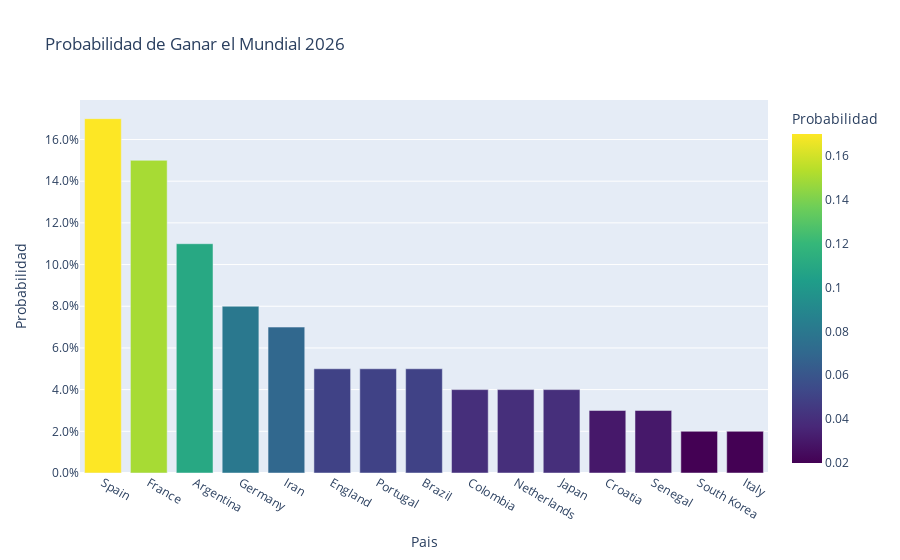
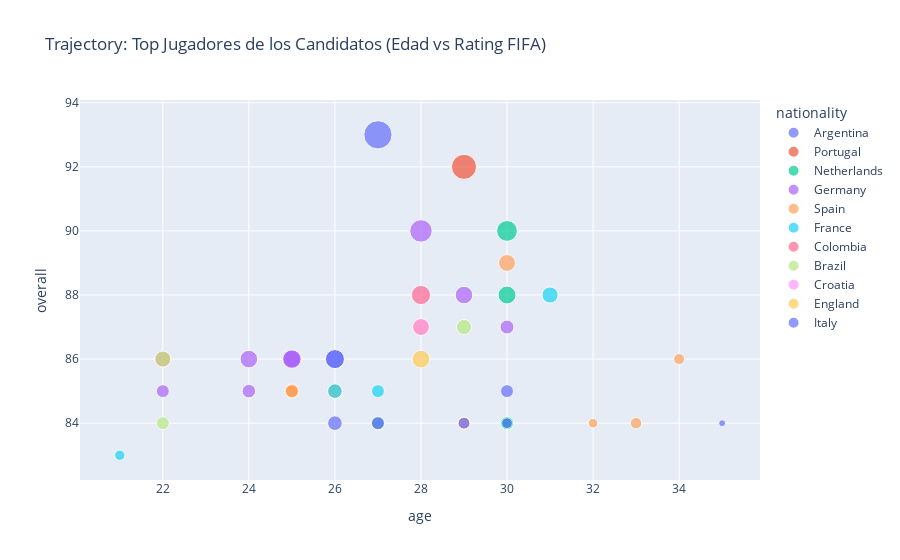

The code cell stored with these charts, in order, in its notebook:
### Markdown cell above
## 8. Visualizacion y Reporte (Plotly)

### Code cell
# Grafico de Barras: Probabilidad de Campeon
top_15 = df_probs.head(15)
fig = px.bar(
    top_15,
    x='Team',
    y='Champion',
    title='Probabilidad de Ganar el Mundial 2026',
    labels={'Champion': 'Probabilidad', 'Team': 'Pais'},
    color='Champion',
    color_continuous_scale='Viridis'
)
fig.update_layout(yaxis_tickformat='.1%')                                 # Formatea eje Y como porcentaje
fig.show()

# Grafico de Trayectoria: Mejores Jugadores (Historico vs Goles)
# Usando datos de FIFA dataset para visualizar 'Potencial' vs 'Valor' de jugadores top de los equipos candidatos
top_countries = top_15['Team'].unique()

# Filtrar dataset FIFA
df_fifa_top = df_fifa[df_fifa['nationality'].isin(top_countries)].sort_values('overall', ascending=False).head(50)

fig_scat = px.scatter(
    df_fifa_top,
    x='age',
    y='overall',
    size='value_eur',
    color='nationality',
    hover_name='short_name',
    title='Trajectory: Top Jugadores de los Candidatos (Edad vs Rating FIFA)'
)
fig_scat.show()

### Figure 1 — Plotly figure (JSON) as saved in the notebook; plotly's stock layout.template omitted (floating-point values rounded to 4 significant figures)
{"data": [{"hovertemplate": "Pais=%{x}<br>Probabilidad=%{marker.color}<extra></extra>", "legendgroup": "", "marker": {"color": [0.17, 0.15, 0.11, 0.08, 0.07, 0.05, 0.05, 0.05, 0.04, 0.04, 0.04, 0.03, 0.03, 0.02, 0.02], "coloraxis": "coloraxis", "pattern": {"shape": ""}}, "name": "", "orientation": "v", "showlegend": false, "textposition": "auto", "type": "bar", "x": ["Spain", "France", "Argentina", "Germany", "Iran", "England", "Portugal", "Brazil", "Colombia", "Netherlands", "Japan", "Croatia", "Senegal", "South Korea", "Italy"], "xaxis": "x", "y": [0.17, 0.15, 0.11, 0.08, 0.07, 0.05, 0.05, 0.05, 0.04, 0.04, 0.04, 0.03, 0.03, 0.02, 0.02], "yaxis": "y"}], "layout": {"barmode": "relative", "coloraxis": {"colorbar": {"title": {"text": "Probabilidad"}}, "colorscale": [[0, "#440154"], [0.1111, "#482878"], [0.2222, "#3e4989"], [0.3333, "#31688e"], [0.4444, "#26828e"], [0.5556, "#1f9e89"], [0.6667, "#35b779"], [0.7778, "#6ece58"], [0.8889, "#b5de2b"], [1, "#fde725"]]}, "legend": {"tracegroupgap": 0}, "title": {"text": "Probabilidad de Ganar el Mundial 2026"}, "xaxis": {"anchor": "y", "domain": [0, 1], "title": {"text": "Pais"}}, "yaxis": {"anchor": "x", "domain": [0, 1], "tickformat": ".1%", "title": {"text": "Probabilidad"}}}}

### Figure 2 — Plotly figure (JSON) as saved in the notebook; plotly's stock layout.template omitted (floating-point values rounded to 4 significant figures)
{"data": [{"hovertemplate": "<b>%{hovertext}</b><br><br>nationality=Argentina<br>age=%{x}<br>overall=%{y}<br>value_eur=%{marker.size}<extra></extra>", "hovertext": ["L. Messi", "A. Di María", "S. Agüero", "C. Tévez", "G. Higuaín"], "legendgroup": "Argentina", "marker": {"color": "#636efa", "size": [100500000, 45500000, 45500000, 21000000, 27000000], "sizemode": "area", "sizeref": 251250, "symbol": "circle"}, "mode": "markers", "name": "Argentina", "orientation": "v", "showlegend": true, "type": "scatter", "x": [27, 26, 26, 30, 26], "xaxis": "x", "y": [93, 86, 86, 85, 84], "yaxis": "y"}, {"hovertemplate": "<b>%{hovertext}</b><br><br>nationality=Portugal<br>age=%{x}<br>overall=%{y}<br>value_eur=%{marker.size}<extra></extra>", "hovertext": ["Cristiano Ronaldo"], "legendgroup": "Portugal", "marker": {"color": "#EF553B", "size": [79000000], "sizemode": "area", "sizeref": 251250, "symbol": "circle"}, "mode": "markers", "name": "Portugal", "orientation": "v", "showlegend": true, "type": "scatter", "x": [29], "xaxis": "x", "y": [92], "yaxis": "y"}, {"hovertemplate": "<b>%{hovertext}</b><br><br>nationality=Netherlands<br>age=%{x}<br>overall=%{y}<br>value_eur=%{marker.size}<extra></extra>", "hovertext": ["A. Robben", "R. van Persie", "W. Sneijder", "K. Huntelaar"], "legendgroup": "Netherlands", "marker": {"color": "#00cc96", "size": [54500000, 40500000, 21000000, 21000000], "sizemode": "area", "sizeref": 251250, "symbol": "circle"}, "mode": "markers", "name": "Netherlands", "orientation": "v", "showlegend": true, "type": "scatter", "x": [30, 30, 30, 30], "xaxis": "x", "y": [90, 88, 84, 84], "yaxis": "y"}, {"hovertemplate": "<b>%{hovertext}</b><br><br>nationality=Germany<br>age=%{x}<br>overall=%{y}<br>value_eur=%{marker.size}<extra></extra>", "hovertext": ["M. Neuer", "B. Schweinsteiger", "P. Lahm", "M. Hummels", "M. Reus", "T. Müller", "M. Özil", "M. Götze", "T. Kroos", "J. Boateng", "S. Khedira"], "legendgroup": "Germany", "marker": {"color": "#ab63fa", "size": [63500000, 39000000, 24500000, 35500000, 40000000, 39000000, 44000000, 21000000, 23000000, 21000000, 19500000], "sizemode": "area", "sizeref": 251250, "symbol": "circle"}, "mode": "markers", "name": "Germany", "orientation": "v", "showlegend": true, "type": "scatter", "x": [28, 29, 30, 25, 25, 24, 25, 22, 24, 25, 27], "xaxis": "x", "y": [90, 88, 87, 86, 86, 86, 86, 85, 85, 85, 84], "yaxis": "y"}, {"hovertemplate": "<b>%{hovertext}</b><br><br>nationality=Spain<br>age=%{x}<br>overall=%{y}<br>value_eur=%{marker.size}<extra></extra>", "hovertext": ["Iniesta", "Sergio Ramos", "David Silva", "Xavi", "Sergio Busquets", "Diego Costa", "Javi Martinez", "Juan Mata", "Piqué", "Casillas", "Xabi Alonso", "Santi Cazorla", "Cesc Fàbregas"], "legendgroup": "Spain", "marker": {"color": "#FFA15A", "size": [36000000, 31500000, 36500000, 15500000, 20000000, 26500000, 21000000, 27000000, 20500000, 16500000, 11500000, 20000000, 23000000], "sizemode": "area", "sizeref": 251250, "symbol": "circle"}, "mode": "markers", "name": "Spain", "orientation": "v", "showlegend": true, "type": "scatter", "x": [30, 28, 28, 34, 25, 25, 25, 26, 27, 33, 32, 29, 27], "xaxis": "x", "y": [89, 87, 87, 86, 85, 85, 85, 85, 84, 84, 84, 84, 84], "yaxis": "y"}, {"hovertemplate": "<b>%{hovertext}</b><br><br>nationality=France<br>age=%{x}<br>overall=%{y}<br>value_eur=%{marker.size}<extra></extra>", "hovertext": ["F. Ribéry", "K. Benzema", "H. Lloris", "S. Nasri", "P. Pogba"], "legendgroup": "France", "marker": {"color": "#19d3f3", "size": [33000000, 27000000, 21000000, 23000000, 13500000], "sizemode": "area", "sizeref": 251250, "symbol": "circle"}, "mode": "markers", "name": "France", "orientation": "v", "showlegend": true, "type": "scatter", "x": [31, 26, 27, 27, 21], "xaxis": "x", "y": [88, 85, 85, 84, 83], "yaxis": "y"}, {"hovertemplate": "<b>%{hovertext}</b><br><br>nationality=Colombia<br>age=%{x}<br>overall=%{y}<br>value_eur=%{marker.size}<extra></extra>", "hovertext": ["Falcao", "J. Rodríguez"], "legendgroup": "Colombia", "marker": {"color": "#FF6692", "size": [46500000, 35000000], "sizemode": "area", "sizeref": 251250, "symbol": "circle"}, "mode": "markers", "name": "Colombia", "orientation": "v", "showlegend": true, "type": "scatter", "x": [28, 22], "xaxis": "x", "y": [88, 86], "yaxis": "y"}, {"hovertemplate": "<b>%{hovertext}</b><br><br>nationality=Brazil<br>age=%{x}<br>overall=%{y}<br>value_eur=%{marker.size}<extra></extra>", "hovertext": ["Thiago Silva", "Neymar", "Oscar"], "legendgroup": "Brazil", "marker": {"color": "#B6E880", "size": [29000000, 31000000, 21000000], "sizemode": "area", "sizeref": 251250, "symbol": "circle"}, "mode": "markers", "name": "Brazil", "orientation": "v", "showlegend": true, "type": "scatter", "x": [29, 22, 22], "xaxis": "x", "y": [87, 86, 84], "yaxis": "y"}, {"hovertemplate": "<b>%{hovertext}</b><br><br>nationality=Croatia<br>age=%{x}<br>overall=%{y}<br>value_eur=%{marker.size}<extra></extra>", "hovertext": ["L. Modrić"], "legendgroup": "Croatia", "marker": {"color": "#FF97FF", "size": [36500000], "sizemode": "area", "sizeref": 251250, "symbol": "circle"}, "mode": "markers", "name": "Croatia", "orientation": "v", "showlegend": true, "type": "scatter", "x": [28], "xaxis": "x", "y": [87], "yaxis": "y"}, {"hovertemplate": "<b>%{hovertext}</b><br><br>nationality=England<br>age=%{x}<br>overall=%{y}<br>value_eur=%{marker.size}<extra></extra>", "hovertext": ["W. Rooney"], "legendgroup": "England", "marker": {"color": "#FECB52", "size": [40000000], "sizemode": "area", "sizeref": 251250, "symbol": "circle"}, "mode": "markers", "name": "England", "orientation": "v", "showlegend": true, "type": "scatter", "x": [28], "xaxis": "x", "y": [86], "yaxis": "y"}, {"hovertemplate": "<b>%{hovertext}</b><br><br>nationality=Italy<br>age=%{x}<br>overall=%{y}<br>value_eur=%{marker.size}<extra></extra>", "hovertext": ["S. Sirigu", "A. Pirlo", "D. De Rossi", "G. Chiellini"], "legendgroup": "Italy", "marker": {"color": "#636efa", "size": [21000000, 6000000, 14500000, 17500000], "sizemode": "area", "sizeref": 251250, "symbol": "circle"}, "mode": "markers", "name": "Italy", "orientation": "v", "showlegend": true, "type": "scatter", "x": [27, 35, 30, 29], "xaxis": "x", "y": [84, 84, 84, 84], "yaxis": "y"}], "layout": {"legend": {"itemsizing": "constant", "title": {"text": "nationality"}, "tracegroupgap": 0}, "title": {"text": "Trajectory: Top Jugadores de los Candidatos (Edad vs Rating FIFA)"}, "xaxis": {"anchor": "y", "domain": [0, 1], "title": {"text": "age"}}, "yaxis": {"anchor": "x", "domain": [0, 1], "title": {"text": "overall"}}}}
